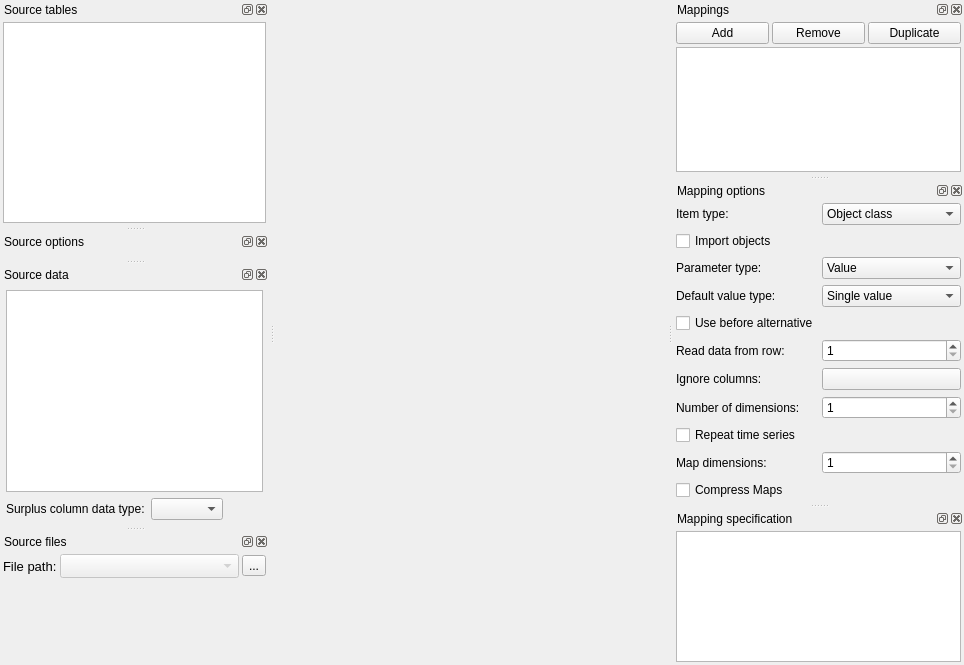
<?xml version="1.0" encoding="UTF-8"?>
<!--
######################################################################################################################
# Copyright (C) 2017-2022 Spine project consortium
# This file is part of Spine Items.
# Spine Items is free software: you can redistribute it and\/or modify it under the terms of the GNU Lesser General
# Public License as published by the Free Software Foundation, either version 3 of the License, or (at your option)
# any later version. This program is distributed in the hope that it will be useful, but WITHOUT ANY WARRANTY;
# without even the implied warranty of MERCHANTABILITY or FITNESS FOR A PARTICULAR PURPOSE. See the GNU Lesser General
# Public License for more details. You should have received a copy of the GNU Lesser General Public License along with
# this program. If not, see <http:\/\/www.gnu.org\/licenses\/>.
######################################################################################################################
-->
<ui version="4.0">
 <class>MainWindow</class>
 <widget class="QMainWindow" name="MainWindow">
  <property name="geometry">
   <rect>
    <x>0</x>
    <y>0</y>
    <width>964</width>
    <height>665</height>
   </rect>
  </property>
  <property name="windowTitle">
   <string>Import Editor</string>
  </property>
  <property name="dockNestingEnabled">
   <bool>true</bool>
  </property>
  <widget class="QWidget" name="centralwidget"/>
  <widget class="QDockWidget" name="dockWidget_source_tables">
   <property name="windowTitle">
    <string>Source tables</string>
   </property>
   <attribute name="dockWidgetArea">
    <number>1</number>
   </attribute>
   <widget class="QWidget" name="dockWidgetContents">
    <layout class="QVBoxLayout" name="verticalLayout_2">
     <property name="spacing">
      <number>3</number>
     </property>
     <property name="leftMargin">
      <number>3</number>
     </property>
     <property name="topMargin">
      <number>3</number>
     </property>
     <property name="rightMargin">
      <number>3</number>
     </property>
     <property name="bottomMargin">
      <number>3</number>
     </property>
     <item>
      <widget class="MultiCheckableListView" name="source_list">
       <property name="contextMenuPolicy">
        <enum>Qt::CustomContextMenu</enum>
       </property>
       <property name="selectionMode">
        <enum>QAbstractItemView::ExtendedSelection</enum>
       </property>
       <property name="textElideMode">
        <enum>Qt::ElideLeft</enum>
       </property>
      </widget>
     </item>
    </layout>
   </widget>
  </widget>
  <widget class="QDockWidget" name="dockWidget_source_options">
   <property name="windowTitle">
    <string>Source options</string>
   </property>
   <attribute name="dockWidgetArea">
    <number>1</number>
   </attribute>
   <widget class="QWidget" name="source_options_contents">
    <layout class="QVBoxLayout" name="verticalLayout_5">
     <property name="spacing">
      <number>3</number>
     </property>
     <property name="leftMargin">
      <number>3</number>
     </property>
     <property name="topMargin">
      <number>3</number>
     </property>
     <property name="rightMargin">
      <number>3</number>
     </property>
     <property name="bottomMargin">
      <number>3</number>
     </property>
    </layout>
   </widget>
  </widget>
  <widget class="QDockWidget" name="dockWidget_source_data">
   <property name="windowTitle">
    <string>Source data</string>
   </property>
   <attribute name="dockWidgetArea">
    <number>1</number>
   </attribute>
   <widget class="QWidget" name="dockWidgetContents_3">
    <layout class="QVBoxLayout" name="verticalLayout_3">
     <property name="leftMargin">
      <number>6</number>
     </property>
     <property name="topMargin">
      <number>6</number>
     </property>
     <property name="rightMargin">
      <number>6</number>
     </property>
     <property name="bottomMargin">
      <number>6</number>
     </property>
     <item>
      <widget class="TableViewWithButtonHeader" name="source_data_table">
       <property name="contextMenuPolicy">
        <enum>Qt::CustomContextMenu</enum>
       </property>
      </widget>
     </item>
     <item>
      <layout class="QHBoxLayout" name="horizontalLayout">
       <item>
        <widget class="QLabel" name="label">
         <property name="text">
          <string>Surplus column data type:</string>
         </property>
        </widget>
       </item>
       <item>
        <widget class="QComboBox" name="default_column_type_combo_box">
         <property name="toolTip">
          <string>Select data type for additional columns in variable-length pivoted source data.</string>
         </property>
        </widget>
       </item>
       <item>
        <spacer name="horizontalSpacer">
         <property name="orientation">
          <enum>Qt::Horizontal</enum>
         </property>
         <property name="sizeHint" stdset="0">
          <size>
           <width>40</width>
           <height>20</height>
          </size>
         </property>
        </spacer>
       </item>
      </layout>
     </item>
    </layout>
   </widget>
  </widget>
  <widget class="QDockWidget" name="dockWidget_mappings">
   <property name="windowTitle">
    <string>Mappings</string>
   </property>
   <attribute name="dockWidgetArea">
    <number>2</number>
   </attribute>
   <widget class="QWidget" name="dockWidgetContents_4">
    <layout class="QVBoxLayout" name="verticalLayout_7">
     <property name="spacing">
      <number>3</number>
     </property>
     <property name="leftMargin">
      <number>3</number>
     </property>
     <property name="topMargin">
      <number>3</number>
     </property>
     <property name="rightMargin">
      <number>3</number>
     </property>
     <property name="bottomMargin">
      <number>3</number>
     </property>
     <item>
      <layout class="QHBoxLayout" name="button_layout">
       <property name="leftMargin">
        <number>0</number>
       </property>
       <property name="topMargin">
        <number>0</number>
       </property>
       <property name="rightMargin">
        <number>0</number>
       </property>
       <property name="bottomMargin">
        <number>0</number>
       </property>
       <item>
        <widget class="QPushButton" name="new_button">
         <property name="text">
          <string>Add</string>
         </property>
        </widget>
       </item>
       <item>
        <widget class="QPushButton" name="remove_button">
         <property name="text">
          <string>Remove</string>
         </property>
        </widget>
       </item>
       <item>
        <widget class="QPushButton" name="duplicate_button">
         <property name="text">
          <string>Duplicate</string>
         </property>
        </widget>
       </item>
      </layout>
     </item>
     <item>
      <widget class="QListView" name="mapping_list">
       <property name="contextMenuPolicy">
        <enum>Qt::CustomContextMenu</enum>
       </property>
       <property name="selectionMode">
        <enum>QAbstractItemView::ExtendedSelection</enum>
       </property>
      </widget>
     </item>
    </layout>
   </widget>
  </widget>
  <widget class="QDockWidget" name="dockWidget_mapping_options">
   <property name="windowTitle">
    <string>Mapping options</string>
   </property>
   <attribute name="dockWidgetArea">
    <number>2</number>
   </attribute>
   <widget class="QWidget" name="mapping_options_contents">
    <layout class="QFormLayout" name="formLayout_2">
     <property name="horizontalSpacing">
      <number>3</number>
     </property>
     <property name="verticalSpacing">
      <number>6</number>
     </property>
     <property name="leftMargin">
      <number>3</number>
     </property>
     <property name="topMargin">
      <number>3</number>
     </property>
     <property name="rightMargin">
      <number>3</number>
     </property>
     <property name="bottomMargin">
      <number>3</number>
     </property>
     <item row="0" column="0">
      <widget class="QLabel" name="class_type_label">
       <property name="text">
        <string>Item type:</string>
       </property>
      </widget>
     </item>
     <item row="0" column="1">
      <widget class="QComboBox" name="class_type_combo_box">
       <item>
        <property name="text">
         <string>Object class</string>
        </property>
       </item>
       <item>
        <property name="text">
         <string>Relationship class</string>
        </property>
       </item>
       <item>
        <property name="text">
         <string>Object group</string>
        </property>
       </item>
       <item>
        <property name="text">
         <string>Alternative</string>
        </property>
       </item>
       <item>
        <property name="text">
         <string>Scenario</string>
        </property>
       </item>
       <item>
        <property name="text">
         <string>Scenario alternative</string>
        </property>
       </item>
       <item>
        <property name="text">
         <string>Parameter value list</string>
        </property>
       </item>
       <item>
        <property name="text">
         <string>Feature</string>
        </property>
       </item>
       <item>
        <property name="text">
         <string>Tool</string>
        </property>
       </item>
       <item>
        <property name="text">
         <string>Tool feature</string>
        </property>
       </item>
       <item>
        <property name="text">
         <string>Tool feature method</string>
        </property>
       </item>
      </widget>
     </item>
     <item row="2" column="0">
      <widget class="QCheckBox" name="import_objects_check_box">
       <property name="text">
        <string>Import objects</string>
       </property>
      </widget>
     </item>
     <item row="3" column="0">
      <widget class="QLabel" name="parameter_type_label">
       <property name="text">
        <string>Parameter type:</string>
       </property>
      </widget>
     </item>
     <item row="3" column="1">
      <widget class="QComboBox" name="parameter_type_combo_box">
       <item>
        <property name="text">
         <string>Value</string>
        </property>
       </item>
       <item>
        <property name="text">
         <string>Definition</string>
        </property>
       </item>
       <item>
        <property name="text">
         <string>None</string>
        </property>
       </item>
      </widget>
     </item>
     <item row="4" column="0">
      <widget class="QLabel" name="value_type_label">
       <property name="text">
        <string>Default value type:</string>
       </property>
      </widget>
     </item>
     <item row="4" column="1">
      <widget class="QComboBox" name="value_type_combo_box">
       <item>
        <property name="text">
         <string>Single value</string>
        </property>
       </item>
       <item>
        <property name="text">
         <string>Time series</string>
        </property>
       </item>
       <item>
        <property name="text">
         <string>Time pattern</string>
        </property>
       </item>
       <item>
        <property name="text">
         <string>Map</string>
        </property>
       </item>
       <item>
        <property name="text">
         <string>Array</string>
        </property>
       </item>
      </widget>
     </item>
     <item row="5" column="0">
      <widget class="QCheckBox" name="before_alternative_check_box">
       <property name="toolTip">
        <string>Enable or disable 'Before alternative name' mapping for scenario alternative item type.</string>
       </property>
       <property name="text">
        <string>Use before alternative</string>
       </property>
      </widget>
     </item>
     <item row="6" column="0">
      <widget class="QLabel" name="read_start_row_label">
       <property name="text">
        <string>Read data from row:</string>
       </property>
      </widget>
     </item>
     <item row="6" column="1">
      <widget class="QSpinBox" name="start_read_row_spin_box">
       <property name="minimum">
        <number>1</number>
       </property>
      </widget>
     </item>
     <item row="7" column="0">
      <widget class="QLabel" name="ignore_columns_label">
       <property name="text">
        <string>Ignore columns:</string>
       </property>
      </widget>
     </item>
     <item row="7" column="1">
      <widget class="QPushButton" name="ignore_columns_button">
       <property name="text">
        <string/>
       </property>
      </widget>
     </item>
     <item row="8" column="0">
      <widget class="QLabel" name="dimension_label">
       <property name="text">
        <string>Number of dimensions:</string>
       </property>
      </widget>
     </item>
     <item row="8" column="1">
      <widget class="QSpinBox" name="dimension_spin_box">
       <property name="minimum">
        <number>1</number>
       </property>
      </widget>
     </item>
     <item row="9" column="0">
      <widget class="QCheckBox" name="time_series_repeat_check_box">
       <property name="toolTip">
        <string>Set the repeat flag for all imported time series</string>
       </property>
       <property name="text">
        <string>Repeat time series</string>
       </property>
      </widget>
     </item>
     <item row="10" column="0">
      <widget class="QLabel" name="map_dimensions_label">
       <property name="text">
        <string>Map dimensions:</string>
       </property>
      </widget>
     </item>
     <item row="10" column="1">
      <widget class="QSpinBox" name="map_dimension_spin_box">
       <property name="minimum">
        <number>1</number>
       </property>
      </widget>
     </item>
     <item row="11" column="0">
      <widget class="QCheckBox" name="map_compression_check_box">
       <property name="text">
        <string>Compress Maps</string>
       </property>
      </widget>
     </item>
    </layout>
   </widget>
  </widget>
  <widget class="QDockWidget" name="dockWidget_mapping_spec">
   <property name="windowTitle">
    <string>Mapping specification</string>
   </property>
   <attribute name="dockWidgetArea">
    <number>2</number>
   </attribute>
   <widget class="QWidget" name="dockWidgetContents_6">
    <layout class="QVBoxLayout" name="verticalLayout_8">
     <property name="spacing">
      <number>3</number>
     </property>
     <property name="leftMargin">
      <number>3</number>
     </property>
     <property name="topMargin">
      <number>3</number>
     </property>
     <property name="rightMargin">
      <number>3</number>
     </property>
     <property name="bottomMargin">
      <number>3</number>
     </property>
     <item>
      <widget class="QTableView" name="mapping_spec_table">
       <attribute name="horizontalHeaderStretchLastSection">
        <bool>true</bool>
       </attribute>
      </widget>
     </item>
    </layout>
   </widget>
  </widget>
  <widget class="QDockWidget" name="dockWidget_source_files">
   <property name="windowTitle">
    <string>Source files</string>
   </property>
   <attribute name="dockWidgetArea">
    <number>1</number>
   </attribute>
   <widget class="QWidget" name="dockWidgetContents_7">
    <layout class="QVBoxLayout" name="verticalLayout">
     <property name="spacing">
      <number>3</number>
     </property>
     <property name="leftMargin">
      <number>3</number>
     </property>
     <property name="topMargin">
      <number>3</number>
     </property>
     <property name="rightMargin">
      <number>3</number>
     </property>
     <property name="bottomMargin">
      <number>3</number>
     </property>
     <item>
      <layout class="QHBoxLayout" name="horizontalLayout_2">
       <item>
        <widget class="QLabel" name="file_path_label">
         <property name="font">
          <font>
           <pointsize>10</pointsize>
          </font>
         </property>
         <property name="text">
          <string>File path:</string>
         </property>
        </widget>
       </item>
       <item>
        <widget class="ElidedCombobox" name="comboBox_source_file">
         <property name="enabled">
          <bool>false</bool>
         </property>
         <property name="sizePolicy">
          <sizepolicy hsizetype="Expanding" vsizetype="Fixed">
           <horstretch>0</horstretch>
           <verstretch>0</verstretch>
          </sizepolicy>
         </property>
         <property name="sizeAdjustPolicy">
          <enum>QComboBox::AdjustToMinimumContentsLengthWithIcon</enum>
         </property>
         <property name="minimumContentsLength">
          <number>0</number>
         </property>
         <property name="duplicatesEnabled">
          <bool>true</bool>
         </property>
        </widget>
       </item>
       <item>
        <widget class="QToolButton" name="toolButton_browse_source_file">
         <property name="text">
          <string>...</string>
         </property>
         <property name="icon">
          <iconset resource="../../ui/resources/resources_icons.qrc">
           <normaloff>:/icons/folder-open-solid.svg</normaloff>:/icons/folder-open-solid.svg</iconset>
         </property>
        </widget>
       </item>
      </layout>
     </item>
     <item>
      <spacer name="verticalSpacer">
       <property name="orientation">
        <enum>Qt::Vertical</enum>
       </property>
       <property name="sizeHint" stdset="0">
        <size>
         <width>20</width>
         <height>78</height>
        </size>
       </property>
      </spacer>
     </item>
    </layout>
   </widget>
  </widget>
  <action name="export_mappings_action">
   <property name="enabled">
    <bool>false</bool>
   </property>
   <property name="text">
    <string>Export mappings...</string>
   </property>
  </action>
  <action name="import_mappings_action">
   <property name="enabled">
    <bool>false</bool>
   </property>
   <property name="text">
    <string>Import mappings...</string>
   </property>
  </action>
  <action name="actionSwitch_connector">
   <property name="enabled">
    <bool>false</bool>
   </property>
   <property name="text">
    <string>Switch connector...</string>
   </property>
  </action>
 </widget>
 <customwidgets>
  <customwidget>
   <class>ElidedCombobox</class>
   <extends>QComboBox</extends>
   <header>spinetoolbox/widgets/custom_combobox.h</header>
  </customwidget>
  <customwidget>
   <class>TableViewWithButtonHeader</class>
   <extends>QTableView</extends>
   <header>spine_items/importer/widgets/table_view_with_button_header.h</header>
  </customwidget>
  <customwidget>
   <class>MultiCheckableListView</class>
   <extends>QListView</extends>
   <header>spine_items/importer/widgets/multi_checkable_list_view.h</header>
  </customwidget>
 </customwidgets>
 <tabstops>
  <tabstop>new_button</tabstop>
  <tabstop>remove_button</tabstop>
  <tabstop>mapping_list</tabstop>
  <tabstop>class_type_combo_box</tabstop>
  <tabstop>value_type_combo_box</tabstop>
  <tabstop>start_read_row_spin_box</tabstop>
  <tabstop>ignore_columns_button</tabstop>
  <tabstop>dimension_spin_box</tabstop>
  <tabstop>map_dimension_spin_box</tabstop>
  <tabstop>mapping_spec_table</tabstop>
 </tabstops>
 <resources>
  <include location="../../ui/resources/resources_icons.qrc"/>
 </resources>
 <connections/>
</ui>
